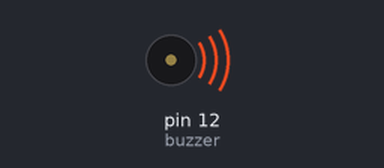
The sketch below on a simulated Arduino Uno, built with avr-gcc and run on an emulated ATmega328P. On the bench: buzzer (waves = sounding, pin HIGH).

Above: at 0.1 s.
Timing chart, 0 to 1.6 s (numbered marks = the images above):
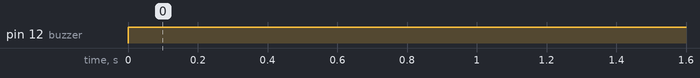

The sketch:

sketch_mar27c.ino
```cpp
int buzzer=12;
void setup() {
  pinMode(buzzer,OUTPUT);
  // put your setup code here, to run once:

}

void loop() {
  digitalWrite(buzzer,HIGH);
  Serial.println("buzzer");
  // put your main code here, to run repeatedly:

}
```

Measured:
- by itself, pin 12 (buzzer): LOW → HIGH at 0.00 s
